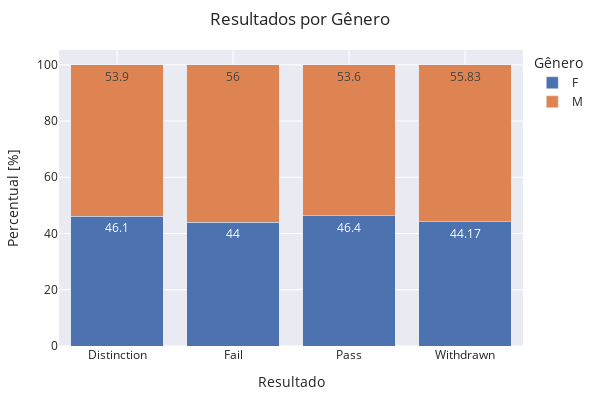

The notebook cell saved with this chart:
### Markdown cell above
### Analise para correlação entre o gẽnero e o resultado final

### Code cell
df = studentInfo.groupby(['gender', 'final_result']).agg({'id_student':'count'}).reset_index().\
    rename(columns={"gender": "Genero", "final_result": 'Resultado','id_student': 'Qtde'})

df['Percentual'] = df.apply(lambda x:  round(100 * (x['Qtde'] / df[df['Resultado'] == x['Resultado']]['Qtde'].sum()),2), axis=1)

fig = px.bar(df, x="Resultado", y="Percentual", text="Percentual", color="Genero",
            hover_data=['Percentual'], barmode = 'stack', template="seaborn")

fig.update_layout(
    margin=dict(l=20, r=50, t=50, b=20),
    title = 'Resultados por Gênero',
    xaxis_title="Resultado",
    yaxis_title="Percentual [%]",
    legend_title="Gênero",
    width=600, 
    height=400,
    uniformtext_minsize=10, 
    uniformtext_mode='hide',
)
fig.show()

### Figure 1 — Plotly figure (JSON) as saved in the notebook; plotly's stock layout.template omitted (floating-point values rounded to 4 significant figures)
{"data": [{"alignmentgroup": "True", "hovertemplate": "Genero=F<br>Resultado=%{x}<br>Percentual=%{text}<extra></extra>", "legendgroup": "F", "marker": {"color": "rgb(76,114,176)", "pattern": {"shape": ""}}, "name": "F", "offsetgroup": "F", "orientation": "v", "showlegend": true, "text": [46.1, 44, 46.4, 44.17], "textposition": "auto", "type": "bar", "x": ["Distinction", "Fail", "Pass", "Withdrawn"], "xaxis": "x", "y": [46.1, 44, 46.4, 44.17], "yaxis": "y"}, {"alignmentgroup": "True", "hovertemplate": "Genero=M<br>Resultado=%{x}<br>Percentual=%{text}<extra></extra>", "legendgroup": "M", "marker": {"color": "rgb(221,132,82)", "pattern": {"shape": ""}}, "name": "M", "offsetgroup": "M", "orientation": "v", "showlegend": true, "text": [53.9, 56, 53.6, 55.83], "textposition": "auto", "type": "bar", "x": ["Distinction", "Fail", "Pass", "Withdrawn"], "xaxis": "x", "y": [53.9, 56, 53.6, 55.83], "yaxis": "y"}], "layout": {"barmode": "stack", "height": 400, "legend": {"title": {"text": "Gênero"}, "tracegroupgap": 0}, "margin": {"b": 20, "l": 20, "r": 50, "t": 50}, "title": {"text": "Resultados por Gênero"}, "uniformtext": {"minsize": 10, "mode": "hide"}, "width": 600, "xaxis": {"anchor": "y", "domain": [0, 1], "title": {"text": "Resultado"}}, "yaxis": {"anchor": "x", "domain": [0, 1], "title": {"text": "Percentual [%]"}}}}
